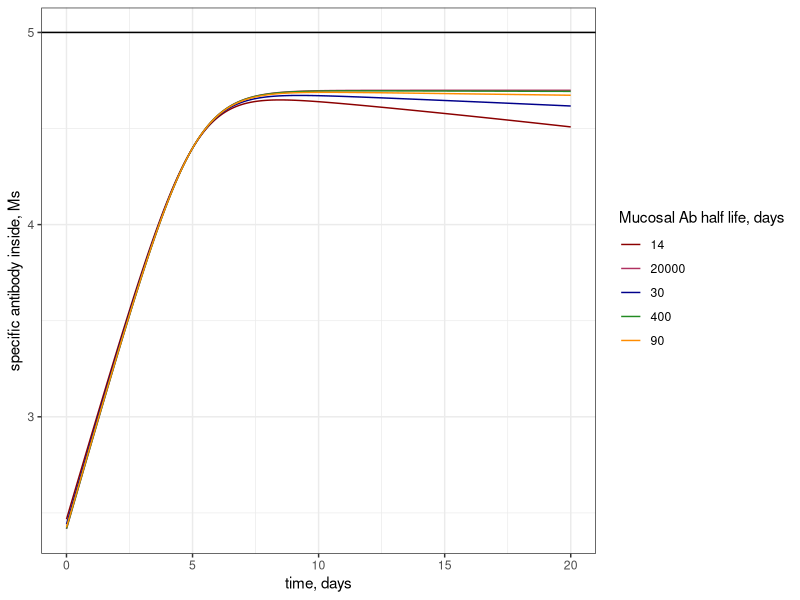

R code for this plot: (Note: this script raises an error after producing the figure.)
## ---- chunk 1
#install.package("here")
library(here)

#install.package("ggplot2")
library(ggplot2)

#install.package("gridExtra")
library(gridExtra)

#install.packages("tidyverse")
library(tidyverse)

#install.packages("deSolve")
library(deSolve)

#load functions
#source(here("code", "functions", "functions.R"))

#choose plotting colors
my_colors = c("darkred", "maroon", "darkblue", "forestgreen", "darkorange", "goldenrod") #choose color range
num_colors = length(my_colors) #set number of colors needed for plotting
my_colors = colorRampPalette(my_colors)(num_colors) #increase number of colors staying in color range
## ---- chunk 2
#function for plotting specific antibodies during infection
M_s = function(A0, t_p, r, d_mu, t) {(A0/(1+exp(-r*(t-t_p))))*(1/(1+exp(d_mu*(t_p-t))))} #sigmoidal growth, A0 is max antibody, t_p is half the time to peak, r is initial growth

ts = seq(0,20, by = 1/24)
A0 = 10^5
t_p = 5
r = 1.05
t_halfs = c(14,30,90,400, 20000) #half lives of mucosal ab in days
d_mus = log(0.5)/t_halfs #half lives in days

# calculate specific antibodies during infection by d_mu
Ms = sapply(d_mus, function(d_mu) { #columns are d_mu
  sapply(ts, function(t){M_s(A0 = A0, t_p = t_p, r = r, d_mu = d_mu, t = t)})}) %>% #rows are time
  cbind(ts, .) %>% as.data.frame() # add times column and format as df
colnames(Ms ) = c("time", t_halfs) #name columns for easier calling

Ms = Ms %>% pivot_longer( #longform for ggplot
  cols = !time,
  names_to = "thalf",
  values_to = "Ms")

# plot 
plot = ggplot() + 
  geom_line(data = Ms, aes(x = time, y = log10(Ms), group = thalf, col = thalf)) +
  geom_hline(yintercept = log10(A0), lientype = "dashed") +
  theme_bw() +
  labs(x = "time, days", y = "specific antibody inside, Ms", col = "Mucosal Ab half life, days")+
  scale_color_manual(values = my_colors)

#print to view 
print(plot)
## ---- chunk 3
############ Competition Model Popualtions ###########

#####################################################
# Antibody concentrations in the respiratory mucosa #
primary_response.model <- function(t, y, parms)  # Single partial immune class (RPS)                       
{with(as.list(parms),	# allows the parameter file parms to be as a list
      {  
        y = pmax(y,0)         # avoid negative values (not ideal but ok)
        
        # map the state variables
        Ms = y[1]         # Antibodies in mucosa
        
        # make empty variables for the derivatives
        dMs = 0      # change in specific Ab in the mucosa
        
        #####################################
        # define time dependent functions   #
        #####################################
        r = function(t) {r_0 - alpha*t} #define time-varying r(t)
        #####################################
        ## calculate the derivatives
        # cell populations
        dMs = r(t = t)*Ms - d_mu*M_s # specific Ab production and decay
        
        # output the derivatives
        dy=c(dMs) #vector of derivatives 
        
        return(list(dy)) #lists vector and returns
      }
) 
} 

#### Parameters
r_0 = 2 #initial production rate 
A0 = 1 #initial antibody 
Ap = 10^3 #peak antibody
alpha = ((r_0-d_mu)^2)/log(Ap/A0) # rate of decay of exponential growth rate

params = list( # parameter list
  r_0 = r_0, 
  A0 = A0,
  Ap = Ap,
  alpha = alpha
)

#### initial conditions
Ms_init = A0 # starting antibody titer

#### numerical parameters
tmax = 30 # total days
points_per_day = 24 # every hour

## ---- chunk 4
# solution
soln = as.data.frame(ode())
